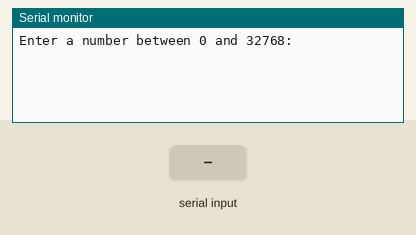
Bench run of a sketch on a simulated Arduino Uno, built with avr-gcc and run on an emulated ATmega328P. On the bench: the last lines printed to the serial monitor. Inputs (shaded band) come from the test bench.

Above: at 1.2 s.
1.3 s: "90,45\n" received over Serial
At 2.1 s:
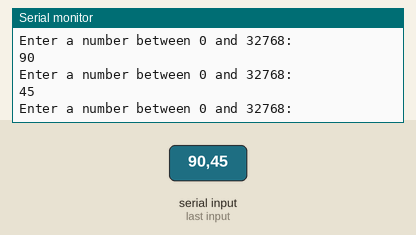
2.8 s: "30,150\n" received over Serial
At 4.7 s:
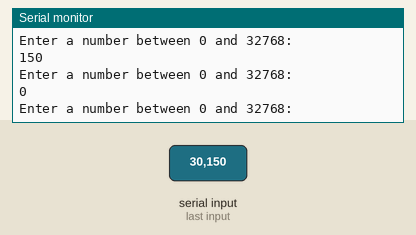
Timing chart, 0 to 6.2 s (numbered marks = the images above; inputs shaded):
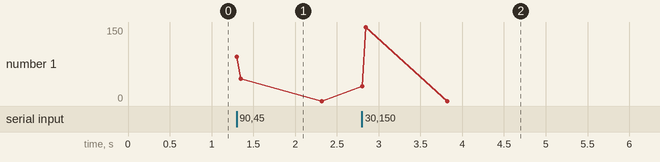

The sketch:

serial_input_min_max.ino
```cpp
 /*Serial_Input program reads an integer fron the Serial Monitor
and displays it back to the screen
*/
#define MIN  250 // this is the 'minimum' pulse length count for boat servos
#define MAX  500 // this is the 'maximum' pulse length count for boat servos

void setup()
{
  Serial.begin(9600); // Sets up communication with the serial monitor
}

void loop()
{
  Serial.println("Enter a number between 0 and 32768: ");
  while(Serial.available()==0) {} // Loop here until there is a character in the serial monitor
//  if (Serial.available()>0) // Checks for a character in the serial monitor
//  {
  int x = Serial.parseInt();
  Serial.println(x);
//  }
}
```

Measured:
- after the input at 1.3 s, the serial monitor: prints a new line at once (image 1)
- after the input at 2.8 s, the serial monitor: prints a new line at once (image 2)
